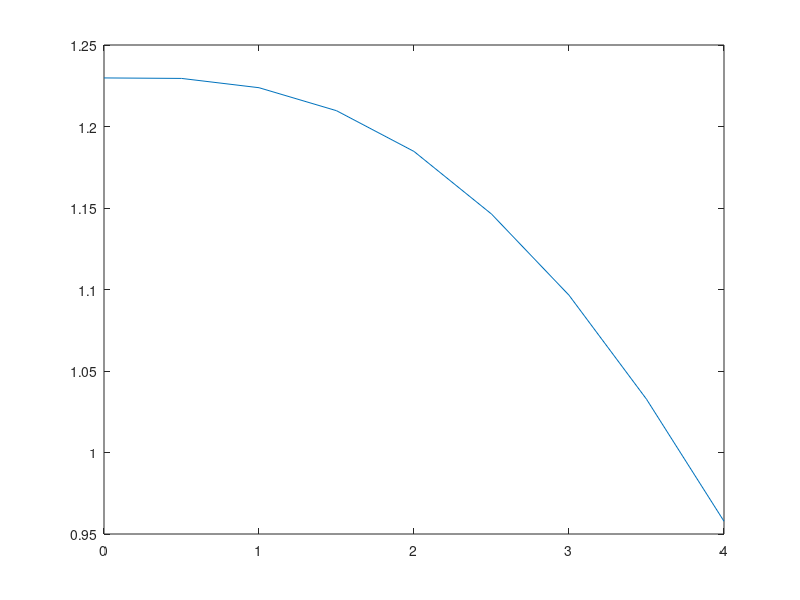

The MATLAB source for this figure: (Note: this script raises an error after producing the figure.)

q = [0, 0.5, 1, 1.5, 2, 2.5, 3, 3.5, 4];
Dq = [1.2298, 1.2295, 1.2238, 1.2097, 1.1847, 1.1463, 1.0965, 1.0327, 0.9578];

%Dq = [1.2357, 1.2307, 1.2255, 1.2102, 1.1887, 1.1566, 1.1162, 1.0745, 1.0375]
plot(q, Dq)
ax = gca;
ax.FontSize = 24;
xlabel('q');
ylabel('D_q');